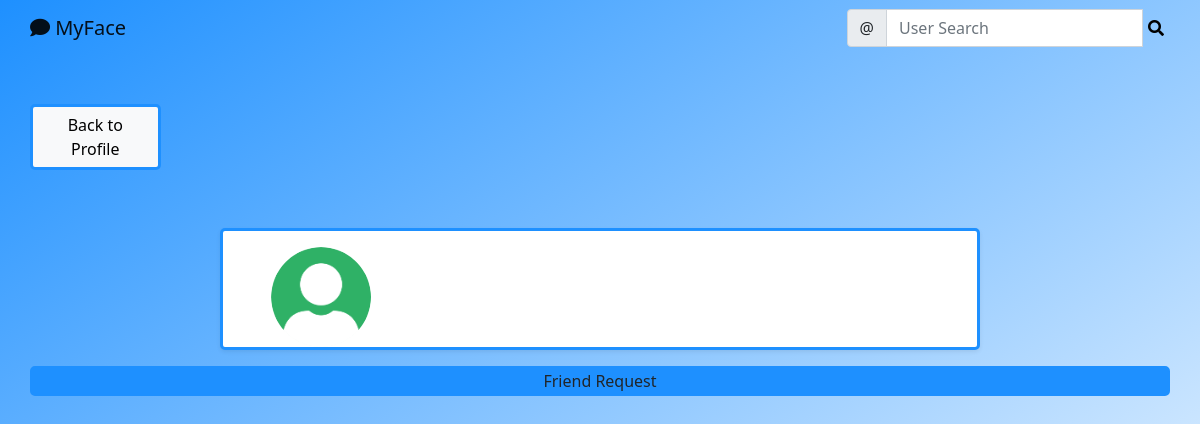
The page /social/profile/6/friend_request/ on the database as committed earlier.
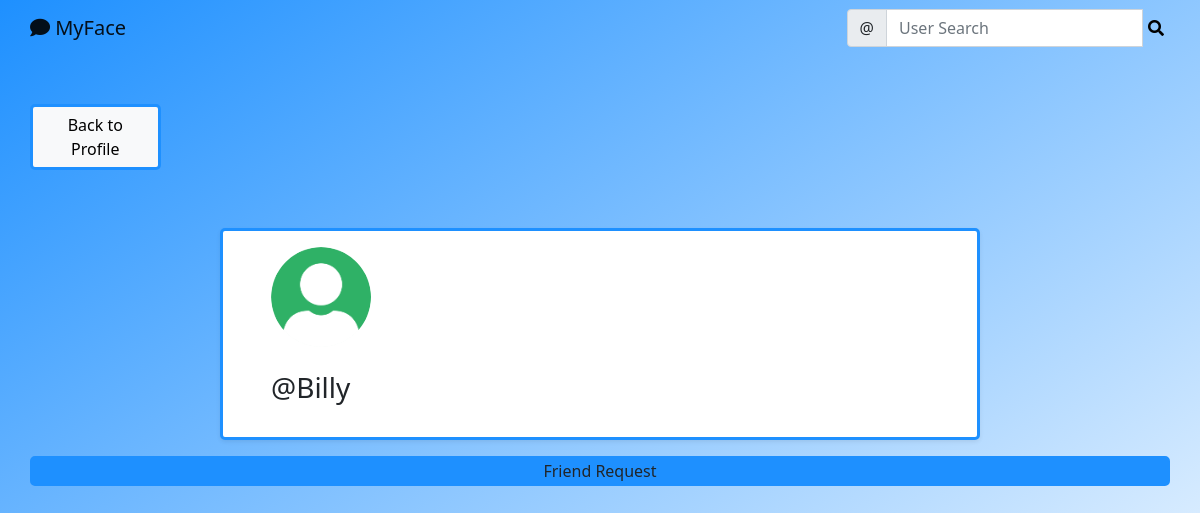
The same page on the database as committed later.
### social/models.py (models this page shows)
class UserProfile(models.Model):
    user = models.OneToOneField(User, primary_key=True, verbose_name='user', related_name='profile', on_delete=models.CASCADE)
    name = models.CharField(max_length=30, verbose_name='name', null=True)
    bio = models.TextField(max_length=500, blank=True)
    birth_date = models.DateField(null=True, blank=True)
    location = models.CharField(max_length=100, blank=True, null=True)
    picture = models.ImageField(upload_to='uploads/profile_pictures/', default='uploads/profile_pictures/default.png', blank=True)
    friends = models.ManyToManyField(User, blank=True, related_name='friends')
    friend_request = models.ManyToManyField(User, blank=True, related_name='friend_request')

### social/views.py (the view)
# urls.py: path('profile/<int:pk>/friend_request/', ListRequest.as_view(), name='friend-request'),
class ListRequest(View):
    def get(self, request, pk, *args, **kwargs):
        profile = UserProfile.objects.get(pk=pk)
        friend_request = profile.friend_request.all()
        context = {
            'profile': profile,
            'friend_request': friend_request,
        }
        return render(request, 'social/friend_request.html', context)

### social/templates/social/friend_request.html (shortened to what this page needs)
{% extends 'landing/base.html' %}
{% block content %}
    <div class="container">
        <div class="row mt-5">
            <div class="col-md-3 col-sm-6">
                <a href="{% url 'profile' profile.pk %}" class="btn btn-light col-md-6 col-sm-1 row justify-content-center", style="border:solid; border-radius:5px; border-color:dodgerblue; margin-bottom: 10px;">Back to Profile</a>
            </div>
        </div>
        <div class="row justify-content-center mt-5">
            <div class="card col-md-8 col-sm-12 shadow-sm px-5 pt-3", style="border:solid; border-radius:5px; border-color:dodgerblue;">
                    <img src="{{ profile.picture.url }}" class="rounded-circle" width="100" height="100" />
                    {% if profile.name %}
                      <h3 class="py-4">@{{ profile.name }}</h3>
                    {% endif %}
            </div>
        </div>
        <p class="row justify-content-center mt-3", style="border:solid; border-radius:5px; border-color:dodgerblue; background-color:dodgerblue;">Friend Request</p>
    </div>
{% endblock content %}

Rows that differ between the two databases and show on the page:
changed UserProfile: name (not shown) → "Billy"
